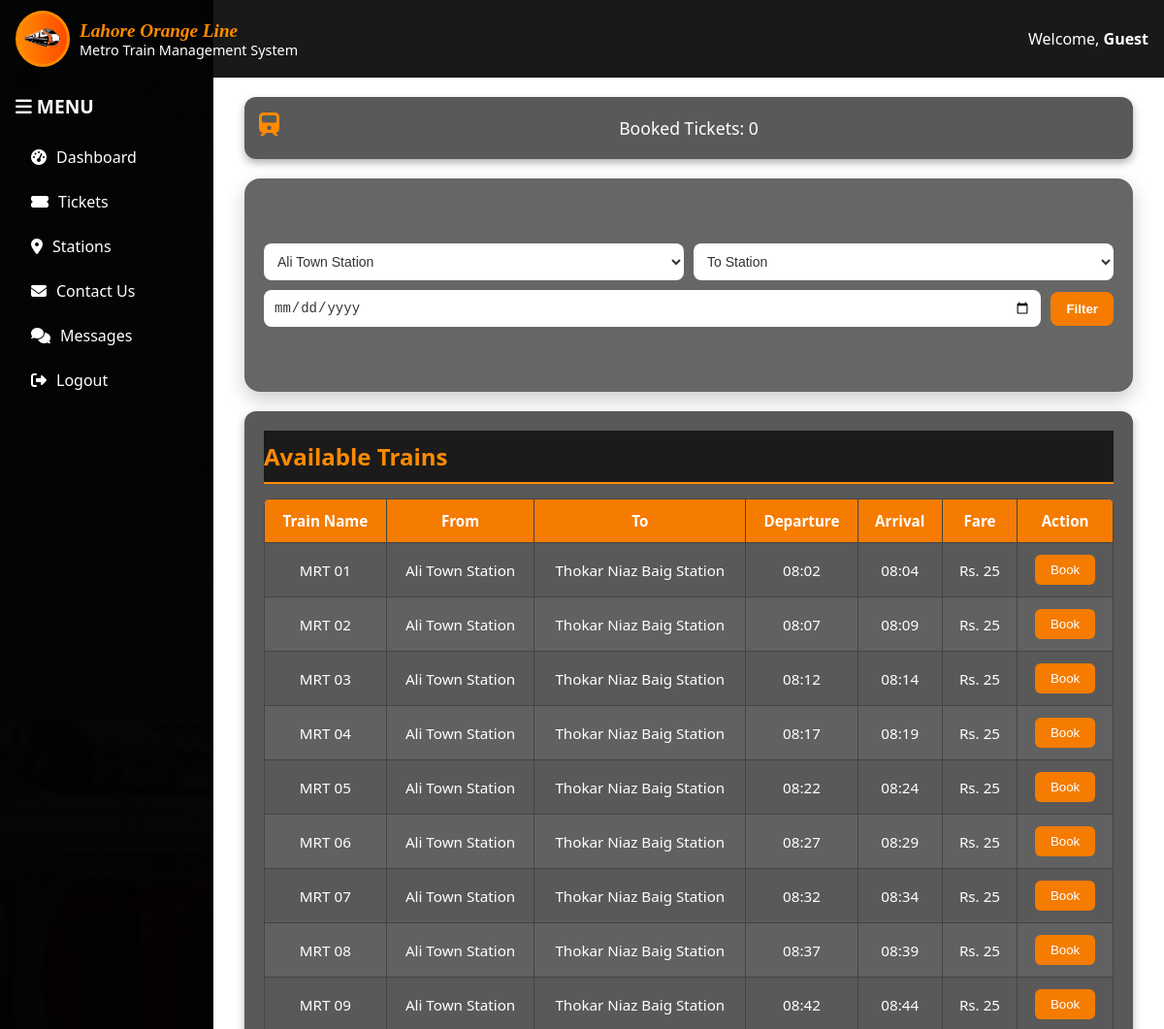
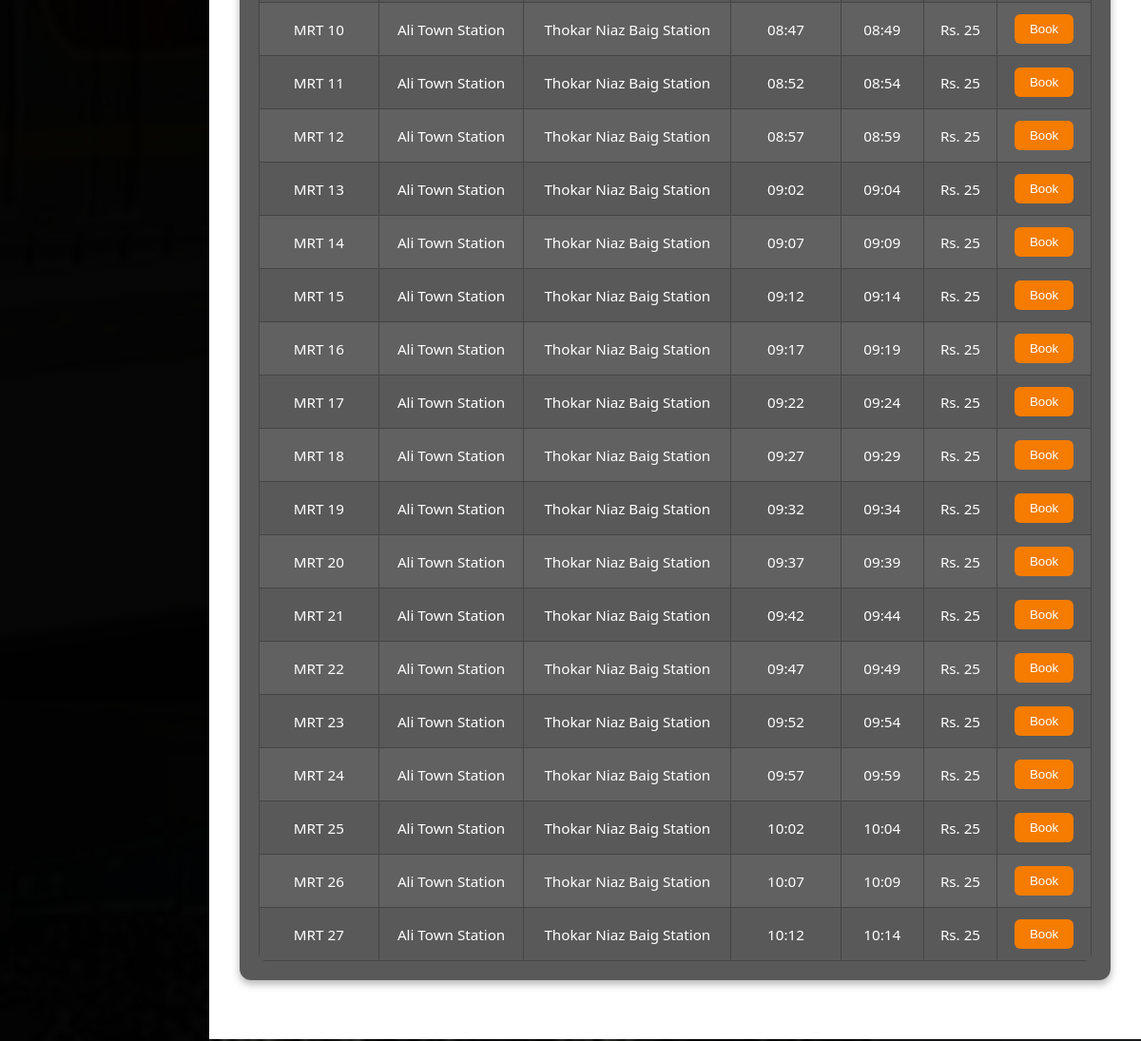
Page /user_dashboard.php?from_station=2 on the committed database (2 pictures, top to bottom).
### tables this page shows
CREATE TABLE schedules (
    schedule_id INTEGER PRIMARY KEY AUTOINCREMENT,
    train_id INTEGER NOT NULL,
    from_station INTEGER NOT NULL,
    to_station INTEGER NOT NULL,
    departure_time TEXT NOT NULL,
    arrival_time TEXT NOT NULL,
    frequency TEXT DEFAULT 'daily' CHECK (frequency IN ('daily', 'weekdays', 'weekends')),
    status TEXT DEFAULT 'active' CHECK (status IN ('active', 'cancelled')),
    updated_by INTEGER NOT NULL,
    updated_at TIMESTAMP DEFAULT CURRENT_TIMESTAMP,
    FOREIGN KEY (train_id) REFERENCES trains(train_id),
    FOREIGN KEY (from_station) REFERENCES stations(station_id),
    FOREIGN KEY (to_station) REFERENCES stations(station_id),
    FOREIGN KEY (updated_by) REFERENCES users(user_id)
);

CREATE TABLE trains (
    train_id INTEGER PRIMARY KEY AUTOINCREMENT,
    train_name TEXT NOT NULL,
    capacity INTEGER NOT NULL,
    status TEXT CHECK(status IN ('active', 'maintenance', 'retired')) DEFAULT 'active',
    created_by INTEGER NOT NULL,
    created_at TEXT DEFAULT CURRENT_TIMESTAMP,
    updated_at TEXT DEFAULT CURRENT_TIMESTAMP,
    FOREIGN KEY (created_by) REFERENCES users(user_id)
);

CREATE TABLE MetroFares (
    id INTEGER PRIMARY KEY AUTOINCREMENT,
    min_distance REAL,
    max_distance REAL,
    fare INTEGER
);

### user_dashboard.php (the view, shortened to what this page needs)
<?php
$pdo = require_once 'data/db_connect.php';
$username = $_SESSION['username'] ?? 'Guest';
$user_id = $_SESSION['user_id'] ?? 0;
$total = $pdo->query("SELECT COUNT(*) FROM tickets WHERE user_id = $user_id")->fetchColumn();
?>
<!DOCTYPE html>
<html lang="en">
<head>
  <link rel="stylesheet" href="css/user_dashboard.css" />
  <link rel="stylesheet" href="https://cdnjs.cloudflare.com/ajax/libs/font-awesome/6.5.0/css/all.min.css" />
</head>
<body>
<section class="hero-section">
  <nav class="navbar">
    <div class="logo-wrapper">
      <div class="logo-box"><img src="css/images/logo (2).png" alt="Logo" class="logo-image" /></div>
      <div class="text-box">
        <div class="main-title">Lahore Orange Line</div>
        <div class="sub-title">Metro Train Management System</div>
      </div>
    </div>
    <div class="welcome-message">Welcome, <strong><?= htmlspecialchars($username) ?></strong></div>
  </nav>
  <aside class="sidebar">
    <h3><i class="fas fa-bars"></i> MENU</h3>
    <ul>
      <li><i class="fas fa-tachometer-alt"></i> <a href="user_dashboard.php" style="color: inherit;">Dashboard</a></li>
      <li><i class="fas fa-ticket-alt"></i> <a href="tickets.php" style="color: inherit;">Tickets</a></li>
      <li><i class="fas fa-map-marker-alt"></i> <a href="stations.php" style="color: inherit;">Stations</a></li>
      <li><i class="fas fa-envelope"></i> <a href="contact_us.php" style="color: inherit;">Contact Us</a></li>
      <li><i class="fas fa-comments"></i> <a href="messages.php" style="color: inherit;">Messages</a></li>
      <li><i class="fas fa-sign-out-alt"></i> <a href="logout_user.php" style="color: inherit;">Logout</a></li>
    </ul>
  </aside>
  <div class="dashboard-content">
<div class="top-dashboard-row">
  <div class="dash-card">Booked Tickets: <?= $total ?></div>
</div>
<div class="card-box">
<div class="filter-section">
  <form method="GET" action="user_dashboard.php">
    <select name="from_station">
        <?php
            $stations = $pdo->query("SELECT station_id, station_name FROM stations")->fetchAll(PDO::FETCH_ASSOC);
            $selectedFrom = $_GET['from_station'] ?? '';
            foreach ($stations as $station) {
            $isSelected = ($selectedFrom == $station['station_id']) ? 'selected' : '';
            echo "<option value=\"{$station['station_id']}\" $isSelected>" . htmlspecialchars($station['station_name']) . "</option>";
            }
        ?>
        </select>
        <select name="to_station">
        <option value="">To Station</option>
        </select>
    <input type="date" name="travel_date">
    <button type="submit">Filter</button>
  </form>
</div>
</div>
        <div class="table-section">
        <h2>Available Trains</h2>
        <div class="table-wrapper">
        <table>
            <thead>
            <tr>
                <th>Train Name</th>
                <th>From</th>
                <th>To</th>
                <th>Departure</th>
                <th>Arrival</th>
                <th>Fare</th>
                <th>Action</th>
            </tr>
            </thead>
            <tbody>
          <?php
          $query = "
            SELECT t.train_name, s.schedule_id, s.departure_time, s.arrival_time,
                   fs.station_name AS from_station, ts.station_name AS to_station,
                   fs.latitude AS from_lat, fs.longitude AS from_lng,
                   ts.latitude AS to_lat, ts.longitude AS to_lng
            FROM schedules s
            JOIN trains t ON s.train_id = t.train_id
            JOIN stations fs ON s.from_station = fs.station_id
            JOIN stations ts ON s.to_station = ts.station_id
            WHERE s.status = 'active'
          ";
          $from = $_GET['from_station'] ?? '';
            if (!empty($from)) {
            $query .= " AND s.from_station = " . (int)$from;
            }
          $schedules = $pdo->query($query)->fetchAll(PDO::FETCH_ASSOC);
          foreach ($schedules as $s) {
                $lat1 = $s['from_lat']; $lng1 = $s['from_lng'];
                $lat2 = $s['to_lat'];   $lng2 = $s['to_lng'];
                $theta = $lng1 - $lng2;
                $dist = sin(deg2rad($lat1)) * sin(deg2rad($lat2)) +
                        cos(deg2rad($lat1)) * cos(deg2rad($lat2)) * cos(deg2rad($theta));
                $dist = max(-1, min(1, $dist));
                $dist = acos($dist);
                $dist = rad2deg($dist);
                $km = $dist * 60 * 1.1515 * 1.609344;
                $stmt = $pdo->prepare("SELECT fare FROM MetroFares WHERE min_distance <= :distance AND max_distance >= :distance LIMIT 1");
                $stmt->execute(['distance' => $km]);
                $fare = $stmt->fetchColumn();
                echo "<tr>
                <td>{$s['train_name']}</td>
                <td>{$s['from_station']}</td>
                <td>{$s['to_station']}</td>
                <td>{$s['departure_time']}</td>
                <td>{$s['arrival_time']}</td>
                <td>Rs. $fare</td>
                <td><button class='book-btn' data-schedule='{$s['schedule_id']}' data-fare='$fare'>Book</button></td>
                </tr>";
            }
          ?>
        </tbody>
      </table>
    </div>
    </div>
  </div>
</section>
</body>
</html>

### rows in the picture
schedules: train.train_name "MRT 01", from_station "Ali Town Station", to_station "Thokar Niaz Baig Station", departure_time "08:02", arrival_time "08:04", metrofares.fare "25"
schedules: train.train_name "MRT 02", from_station "Ali Town Station", to_station "Thokar Niaz Baig Station", departure_time "08:07", arrival_time "08:09", metrofares.fare "25"
schedules: train.train_name "MRT 03", from_station "Ali Town Station", to_station "Thokar Niaz Baig Station", departure_time "08:12", arrival_time "08:14", metrofares.fare "25"
schedules: train.train_name "MRT 04", from_station "Ali Town Station", to_station "Thokar Niaz Baig Station", departure_time "08:17", arrival_time "08:19", metrofares.fare "25"
schedules: train.train_name "MRT 05", from_station "Ali Town Station", to_station "Thokar Niaz Baig Station", departure_time "08:22", arrival_time "08:24", metrofares.fare "25"
schedules: train.train_name "MRT 06", from_station "Ali Town Station", to_station "Thokar Niaz Baig Station", departure_time "08:27", arrival_time "08:29", metrofares.fare "25"
schedules: train.train_name "MRT 07", from_station "Ali Town Station", to_station "Thokar Niaz Baig Station", departure_time "08:32", arrival_time "08:34", metrofares.fare "25"
schedules: train.train_name "MRT 08", from_station "Ali Town Station", to_station "Thokar Niaz Baig Station", departure_time "08:37", arrival_time "08:39", metrofares.fare "25"
schedules: train.train_name "MRT 09", from_station "Ali Town Station", to_station "Thokar Niaz Baig Station", departure_time "08:42", arrival_time "08:44", metrofares.fare "25"
schedules: train.train_name "MRT 10", from_station "Ali Town Station", to_station "Thokar Niaz Baig Station", departure_time "08:47", arrival_time "08:49", metrofares.fare "25"
schedules: train.train_name "MRT 11", from_station "Ali Town Station", to_station "Thokar Niaz Baig Station", departure_time "08:52", arrival_time "08:54", metrofares.fare "25"
schedules: train.train_name "MRT 12", from_station "Ali Town Station", to_station "Thokar Niaz Baig Station", departure_time "08:57", arrival_time "08:59", metrofares.fare "25"
schedules: train.train_name "MRT 13", from_station "Ali Town Station", to_station "Thokar Niaz Baig Station", departure_time "09:02", arrival_time "09:04", metrofares.fare "25"
schedules: train.train_name "MRT 14", from_station "Ali Town Station", to_station "Thokar Niaz Baig Station", departure_time "09:07", arrival_time "09:09", metrofares.fare "25"
schedules: train.train_name "MRT 15", from_station "Ali Town Station", to_station "Thokar Niaz Baig Station", departure_time "09:12", arrival_time "09:14", metrofares.fare "25"
schedules: train.train_name "MRT 16", from_station "Ali Town Station", to_station "Thokar Niaz Baig Station", departure_time "09:17", arrival_time "09:19", metrofares.fare "25"
schedules: train.train_name "MRT 17", from_station "Ali Town Station", to_station "Thokar Niaz Baig Station", departure_time "09:22", arrival_time "09:24", metrofares.fare "25"
schedules: train.train_name "MRT 18", from_station "Ali Town Station", to_station "Thokar Niaz Baig Station", departure_time "09:27", arrival_time "09:29", metrofares.fare "25"
schedules: train.train_name "MRT 19", from_station "Ali Town Station", to_station "Thokar Niaz Baig Station", departure_time "09:32", arrival_time "09:34", metrofares.fare "25"
schedules: train.train_name "MRT 20", from_station "Ali Town Station", to_station "Thokar Niaz Baig Station", departure_time "09:37", arrival_time "09:39", metrofares.fare "25"
schedules: train.train_name "MRT 21", from_station "Ali Town Station", to_station "Thokar Niaz Baig Station", departure_time "09:42", arrival_time "09:44", metrofares.fare "25"
schedules: train.train_name "MRT 22", from_station "Ali Town Station", to_station "Thokar Niaz Baig Station", departure_time "09:47", arrival_time "09:49", metrofares.fare "25"
schedules: train.train_name "MRT 23", from_station "Ali Town Station", to_station "Thokar Niaz Baig Station", departure_time "09:52", arrival_time "09:54", metrofares.fare "25"
schedules: train.train_name "MRT 24", from_station "Ali Town Station", to_station "Thokar Niaz Baig Station", departure_time "09:57", arrival_time "09:59", metrofares.fare "25"
schedules: train.train_name "MRT 25", from_station "Ali Town Station", to_station "Thokar Niaz Baig Station", departure_time "10:02", arrival_time "10:04", metrofares.fare "25"
schedules: train.train_name "MRT 26", from_station "Ali Town Station", to_station "Thokar Niaz Baig Station", departure_time "10:07", arrival_time "10:09", metrofares.fare "25"
schedules: train.train_name "MRT 27", from_station "Ali Town Station", to_station "Thokar Niaz Baig Station", departure_time "10:12", arrival_time "10:14", metrofares.fare "25"

### other values in the picture
$username "Guest"
$total "0"
form field from_station "Ali Town Station"
